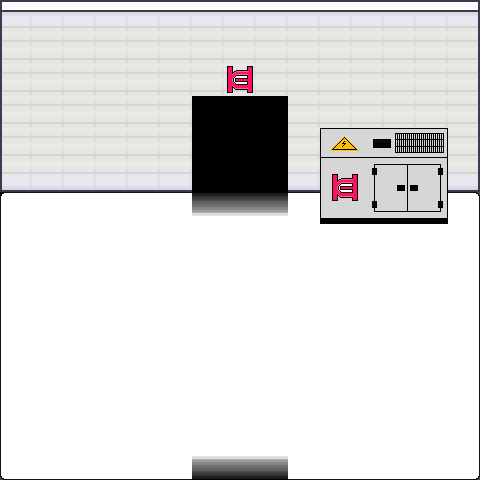

Tiled map render using the project's own tile images. Description and the whole map definition, tile-layer contents included, below:
An orthogonal 15x15 tile map with 32x32 px tiles, 2 tile layers (piso, objetos_colisores), 7 tilesets and 1 object.

<map version="1.10" tiledversion="1.10.2" orientation="orthogonal" renderorder="right-down" width="15" height="15" tilewidth="32" tileheight="32" infinite="0" nextlayerid="4" nextobjectid="2">
 <tileset firstgid="1" source="tileset_Room_Builder_32x32.tsx" />
 <tileset firstgid="8285" source="blocos_Myd.tsx" />
 <tileset firstgid="8310" source="tileset_5_Classroom_and_library_32x32.tsx" />
 <tileset firstgid="8854" source="14_Basement_32x32.tsx" />
 <tileset firstgid="9654" source="Hidden_Code_Gerador.tsx" />
 <tileset firstgid="9666" source="logo_Hidden_Code.tsx" />
 <tileset firstgid="9667" source="sombras_Bloocos_Myd.tsx" />
 <layer id="1" name="piso" width="15" height="15">
  <data encoding="csv">
989,990,990,990,990,990,990,990,990,990,990,990,990,990,991,
993,994,994,994,994,994,994,994,994,994,994,994,994,994,995,
993,994,994,994,994,994,994,994,994,994,994,994,994,994,995,
993,994,994,994,994,994,9675,9675,9675,994,994,994,994,994,995,
993,994,994,994,994,994,9675,9675,9675,994,994,994,994,994,995,
1065,1066,1066,1066,1066,1066,9675,9675,9675,1066,1066,1066,1066,1066,1067,
8285,8288,8288,8288,8288,8288,9667,9667,9667,8288,8288,8288,8288,8288,8286,
8293,8287,8287,8287,8287,8287,8287,8287,8287,8287,8287,8287,8287,8287,8289,
8293,8287,8287,8287,8287,8287,8287,8287,8287,8287,8287,8287,8287,8287,8289,
8293,8287,8287,8287,8287,8287,8287,8287,8287,8287,8287,8287,8287,8287,8289,
8293,8287,8287,8287,8287,8287,8287,8287,8287,8287,8287,8287,8287,8287,8289,
8293,8287,8287,8287,8287,8287,8287,8287,8287,8287,8287,8287,8287,8287,8289,
8293,8287,8287,8287,8287,8287,8287,8287,8287,8287,8287,8287,8287,8287,8289,
8293,8287,8287,8287,8287,8287,8287,8287,8287,8287,8287,8287,8287,8287,8289,
8290,8294,8294,8294,8294,8294,9673,9673,9673,8294,8294,8294,8294,8294,8291
</data>
 </layer>
 <layer id="2" name="objetos_colisores" width="15" height="15">
  <data encoding="csv">
0,0,0,0,0,0,0,0,0,0,0,0,0,0,0,
0,0,0,0,0,0,0,994,0,0,0,0,0,0,0,
0,0,0,0,0,0,0,9666,0,0,0,0,0,0,0,
0,0,0,0,0,0,0,0,0,0,0,0,0,0,0,
0,0,0,0,0,0,0,0,0,0,9654,9655,9656,9657,0,
0,0,0,0,0,0,0,0,0,0,9658,9659,9660,9661,0,
0,0,0,0,0,0,0,0,0,0,9662,9663,9664,9665,0,
0,0,0,0,0,0,0,0,0,0,0,0,0,0,0,
0,0,0,0,0,0,0,0,0,0,0,0,0,0,0,
0,0,0,0,0,0,0,0,0,0,0,0,0,0,0,
0,0,0,0,0,0,0,0,0,0,0,0,0,0,0,
0,0,0,0,0,0,0,0,0,0,0,0,0,0,0,
0,0,0,0,0,0,0,0,0,0,0,0,0,0,0,
0,0,0,0,0,0,0,0,0,0,0,0,0,0,0,
0,0,0,0,0,0,0,0,0,0,0,0,0,0,0
</data>
 </layer>
 <objectgroup id="3" name="jogador">
  <object id="1" x="239" y="467">
   <point />
  </object>
 </objectgroup>
</map>
